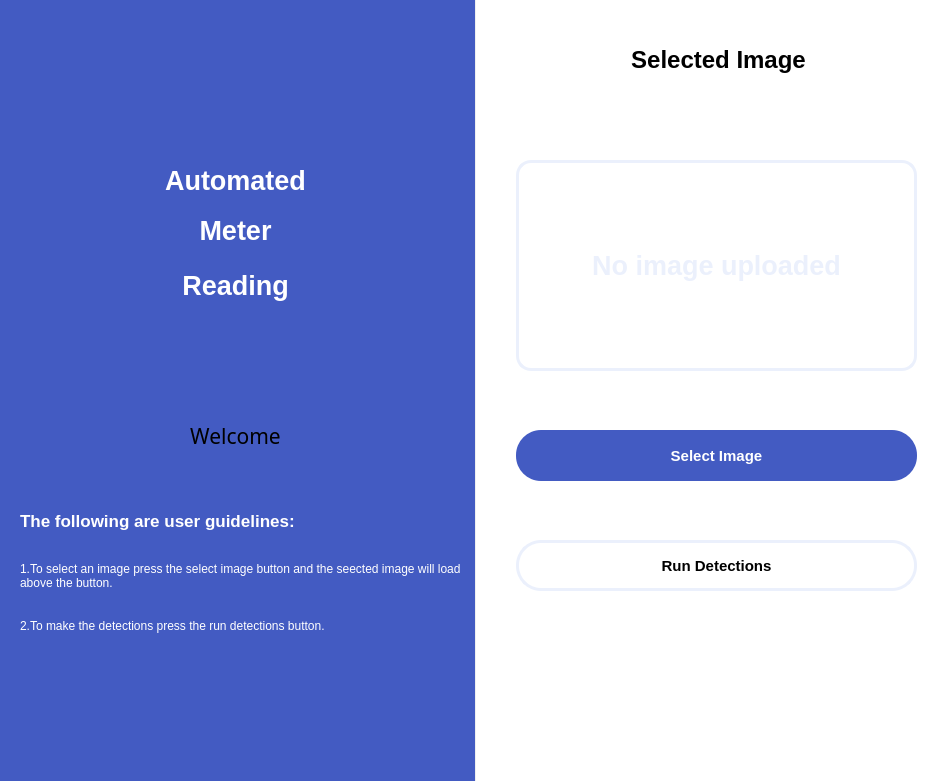
<?xml version="1.0" encoding="UTF-8"?>
<ui version="4.0">
 <class>MeterReader</class>
 <widget class="QMainWindow" name="MeterReader">
  <property name="geometry">
   <rect>
    <x>0</x>
    <y>0</y>
    <width>951</width>
    <height>781</height>
   </rect>
  </property>
  <property name="windowTitle">
   <string>MainWindow</string>
  </property>
  <widget class="QWidget" name="centralwidget">
   <widget class="QWidget" name="widget" native="true">
    <property name="geometry">
     <rect>
      <x>0</x>
      <y>0</y>
      <width>475</width>
      <height>781</height>
     </rect>
    </property>
    <property name="styleSheet">
     <string notr="true">background-color: #435BC2;</string>
    </property>
    <widget class="QLabel" name="label">
     <property name="geometry">
      <rect>
       <x>0</x>
       <y>150</y>
       <width>471</width>
       <height>61</height>
      </rect>
     </property>
     <property name="font">
      <font>
       <pointsize>20</pointsize>
       <weight>75</weight>
       <bold>true</bold>
      </font>
     </property>
     <property name="styleSheet">
      <string notr="true">color: rgb(255, 255, 255);</string>
     </property>
     <property name="text">
      <string>Automated</string>
     </property>
     <property name="alignment">
      <set>Qt::AlignCenter</set>
     </property>
    </widget>
    <widget class="QLabel" name="label_3">
     <property name="geometry">
      <rect>
       <x>0</x>
       <y>200</y>
       <width>471</width>
       <height>61</height>
      </rect>
     </property>
     <property name="font">
      <font>
       <pointsize>20</pointsize>
       <weight>75</weight>
       <bold>true</bold>
      </font>
     </property>
     <property name="styleSheet">
      <string notr="true">color: rgb(255, 255, 255);</string>
     </property>
     <property name="text">
      <string>Meter</string>
     </property>
     <property name="alignment">
      <set>Qt::AlignCenter</set>
     </property>
    </widget>
    <widget class="QLabel" name="label_4">
     <property name="geometry">
      <rect>
       <x>10</x>
       <y>260</y>
       <width>451</width>
       <height>51</height>
      </rect>
     </property>
     <property name="font">
      <font>
       <pointsize>20</pointsize>
       <weight>75</weight>
       <bold>true</bold>
      </font>
     </property>
     <property name="styleSheet">
      <string notr="true">color: rgb(255, 255, 255);</string>
     </property>
     <property name="text">
      <string>Reading</string>
     </property>
     <property name="alignment">
      <set>Qt::AlignCenter</set>
     </property>
    </widget>
    <widget class="QLabel" name="label_5">
     <property name="geometry">
      <rect>
       <x>10</x>
       <y>420</y>
       <width>451</width>
       <height>31</height>
      </rect>
     </property>
     <property name="font">
      <font>
       <family>Monotype Corsiva</family>
       <pointsize>16</pointsize>
      </font>
     </property>
     <property name="text">
      <string>Welcome</string>
     </property>
     <property name="alignment">
      <set>Qt::AlignCenter</set>
     </property>
    </widget>
    <widget class="QLabel" name="label_6">
     <property name="geometry">
      <rect>
       <x>20</x>
       <y>490</y>
       <width>411</width>
       <height>61</height>
      </rect>
     </property>
     <property name="font">
      <font>
       <pointsize>13</pointsize>
       <weight>75</weight>
       <bold>true</bold>
      </font>
     </property>
     <property name="styleSheet">
      <string notr="true">color: rgb(255, 255, 255);</string>
     </property>
     <property name="text">
      <string>The following are user guidelines:</string>
     </property>
     <property name="wordWrap">
      <bool>true</bool>
     </property>
    </widget>
    <widget class="QLabel" name="label_7">
     <property name="geometry">
      <rect>
       <x>20</x>
       <y>560</y>
       <width>441</width>
       <height>31</height>
      </rect>
     </property>
     <property name="font">
      <font>
       <pointsize>9</pointsize>
      </font>
     </property>
     <property name="styleSheet">
      <string notr="true">color: rgb(255, 255, 255);</string>
     </property>
     <property name="text">
      <string>1.To select an image press the select image button and the seected image will load above the button.</string>
     </property>
     <property name="wordWrap">
      <bool>true</bool>
     </property>
    </widget>
    <widget class="QLabel" name="label_8">
     <property name="geometry">
      <rect>
       <x>20</x>
       <y>610</y>
       <width>441</width>
       <height>31</height>
      </rect>
     </property>
     <property name="font">
      <font>
       <pointsize>9</pointsize>
      </font>
     </property>
     <property name="styleSheet">
      <string notr="true">color: rgb(255, 255, 255);</string>
     </property>
     <property name="text">
      <string>2.To make the detections press the run detections button.</string>
     </property>
     <property name="wordWrap">
      <bool>true</bool>
     </property>
    </widget>
   </widget>
   <widget class="QWidget" name="widget_2" native="true">
    <property name="geometry">
     <rect>
      <x>476</x>
      <y>0</y>
      <width>475</width>
      <height>781</height>
     </rect>
    </property>
    <property name="styleSheet">
     <string notr="true">background-color: rgb(241, 250, 238);
background-color: rgb(255, 255, 255);</string>
    </property>
    <widget class="QLabel" name="label_2">
     <property name="geometry">
      <rect>
       <x>10</x>
       <y>30</y>
       <width>465</width>
       <height>60</height>
      </rect>
     </property>
     <property name="font">
      <font>
       <pointsize>18</pointsize>
       <weight>75</weight>
       <bold>true</bold>
      </font>
     </property>
     <property name="styleSheet">
      <string notr="true">color: rgb(0, 0, 0);</string>
     </property>
     <property name="text">
      <string>Selected Image</string>
     </property>
     <property name="alignment">
      <set>Qt::AlignCenter</set>
     </property>
    </widget>
    <widget class="QLabel" name="sphoto">
     <property name="geometry">
      <rect>
       <x>40</x>
       <y>160</y>
       <width>401</width>
       <height>211</height>
      </rect>
     </property>
     <property name="font">
      <font>
       <pointsize>20</pointsize>
       <weight>75</weight>
       <bold>true</bold>
      </font>
     </property>
     <property name="cursor">
      <cursorShape>ArrowCursor</cursorShape>
     </property>
     <property name="styleSheet">
      <string notr="true">border: 3px solid #EBF0FC;
border-radius: 15px;
color: rgb(235, 240, 252);</string>
     </property>
     <property name="text">
      <string>No image uploaded</string>
     </property>
     <property name="scaledContents">
      <bool>true</bool>
     </property>
     <property name="alignment">
      <set>Qt::AlignCenter</set>
     </property>
    </widget>
    <widget class="QPushButton" name="Browse">
     <property name="geometry">
      <rect>
       <x>40</x>
       <y>430</y>
       <width>401</width>
       <height>51</height>
      </rect>
     </property>
     <property name="font">
      <font>
       <pointsize>11</pointsize>
       <weight>75</weight>
       <bold>true</bold>
      </font>
     </property>
     <property name="cursor">
      <cursorShape>PointingHandCursor</cursorShape>
     </property>
     <property name="styleSheet">
      <string notr="true">QPushButton{
border-radius: 25px;
background:#435BC2;
color: #fff;

}
QPushButton:hover{
background-color:rgb(0,0,0);
}
QPushButton:pressed{
padding-top:5px;
padding-left:5px;
}</string>
     </property>
     <property name="text">
      <string>Select Image</string>
     </property>
    </widget>
    <widget class="QPushButton" name="algorithm">
     <property name="geometry">
      <rect>
       <x>40</x>
       <y>540</y>
       <width>401</width>
       <height>51</height>
      </rect>
     </property>
     <property name="font">
      <font>
       <pointsize>11</pointsize>
       <weight>75</weight>
       <bold>true</bold>
      </font>
     </property>
     <property name="cursor">
      <cursorShape>PointingHandCursor</cursorShape>
     </property>
     <property name="styleSheet">
      <string notr="true">QPushButton{
border-radius: 25px;
background:#fff;
color: #000;
border: 3px solid #EBF0FC;

}
QPushButton:hover{
background-color:rgb(0,0,0);
color: #FFF;
}
QPushButton:pressed{
padding-top:5px;
padding-left:5px;
}

</string>
     </property>
     <property name="text">
      <string>Run Detections</string>
     </property>
    </widget>
   </widget>
  </widget>
 </widget>
 <resources/>
 <connections/>
</ui>
